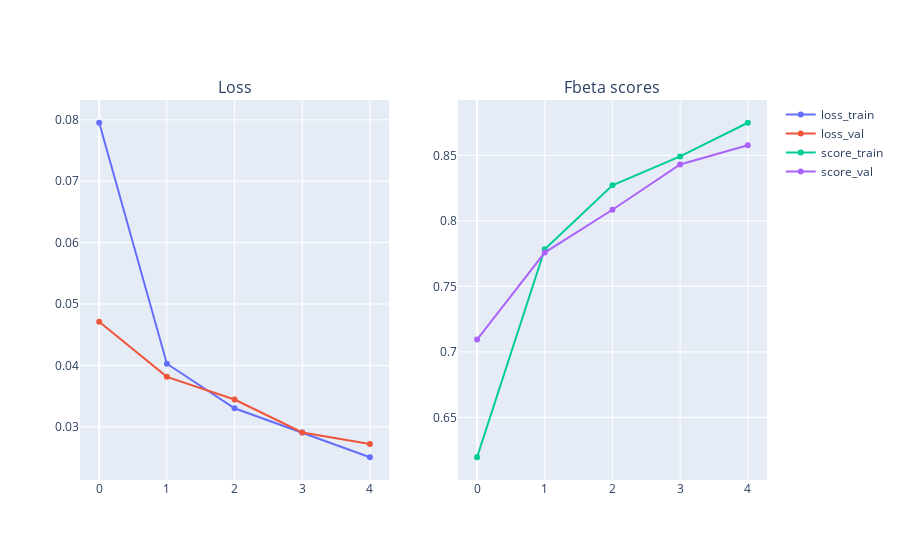

The notebook cell this image was saved under:
### Code cell
loss_train = train_results["loss_train"]
loss_val = train_results["loss_val"]
score_train = train_results["score_train"]
score_val = train_results["score_val"]

fig = make_subplots(rows=1, cols=2, subplot_titles=("Loss", "Fbeta scores"))
fig.add_trace(
    go.Scatter(
        x=list(range(len(loss_train))),
        y=loss_train,
        name="loss_train",
    ),
    row=1, col=1
)
fig.add_trace(
    go.Scatter(
        x=list(range(len(loss_val))),
        y=loss_val,
        name="loss_val",
    ),
    row=1, col=1
)
fig.add_trace(
    go.Scatter(
        x=list(range(len(score_train))),
        y=score_train,
        name="score_train",
    ),
    row=1, col=2
)
fig.add_trace(
    go.Scatter(
        x=list(range(len(score_val))),
        y=score_val,
        name="score_val",
    ),
    row=1, col=2
)
fig.show()

### Figure 1 — Plotly figure (JSON) as saved in the notebook; plotly's stock layout.template omitted (floating-point values rounded to 4 significant figures)
{"data": [{"name": "loss_train", "type": "scatter", "x": [0, 1, 2, 3, 4], "xaxis": "x", "y": [0.07952, 0.04027, 0.03301, 0.02908, 0.02504], "yaxis": "y"}, {"name": "loss_val", "type": "scatter", "x": [0, 1, 2, 3, 4], "xaxis": "x", "y": [0.04711, 0.03813, 0.03444, 0.02907, 0.02722], "yaxis": "y"}, {"name": "score_train", "type": "scatter", "x": [0, 1, 2, 3, 4], "xaxis": "x2", "y": [0.6196, 0.7783, 0.8271, 0.8491, 0.8748], "yaxis": "y2"}, {"name": "score_val", "type": "scatter", "x": [0, 1, 2, 3, 4], "xaxis": "x2", "y": [0.7094, 0.7758, 0.8085, 0.843, 0.8577], "yaxis": "y2"}], "layout": {"annotations": [{"font": {"size": 16}, "showarrow": false, "text": "Loss", "x": 0.225, "xanchor": "center", "xref": "paper", "y": 1, "yanchor": "bottom", "yref": "paper"}, {"font": {"size": 16}, "showarrow": false, "text": "Fbeta scores", "x": 0.775, "xanchor": "center", "xref": "paper", "y": 1, "yanchor": "bottom", "yref": "paper"}], "xaxis": {"anchor": "y", "domain": [0, 0.45]}, "xaxis2": {"anchor": "y2", "domain": [0.55, 1]}, "yaxis": {"anchor": "x", "domain": [0, 1]}, "yaxis2": {"anchor": "x2", "domain": [0, 1]}}}
